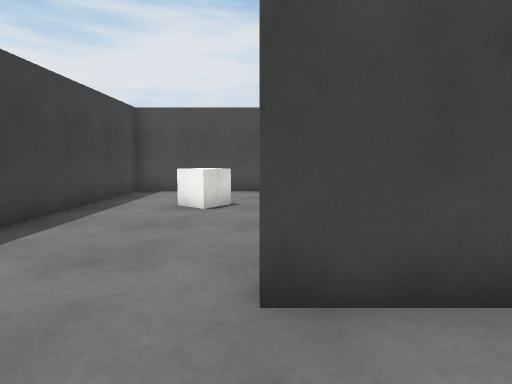
View 1 (above)

17 first-person views from a walk through a 3-D level made in the Unity game engine. The camera is 1.2 m above the floor, tilts 6° down and sees 80° across. The floor is counted in squares, 1 m on a side. Each view is taken from the middle of a square. On the plan, view 1 faces up. The plan holds only what a view shows up to about 13 squares ahead; the rest is blank. The place goes on beyond the plan. The player character is not drawn. Door leaves are left out, so doorways stand open. Surface patterns are stand-ins for the level's own textures.

View 2
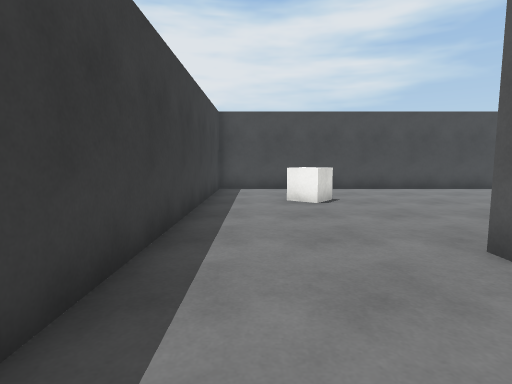

View 3
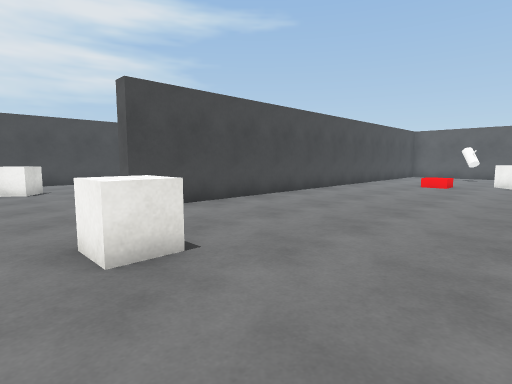

View 4
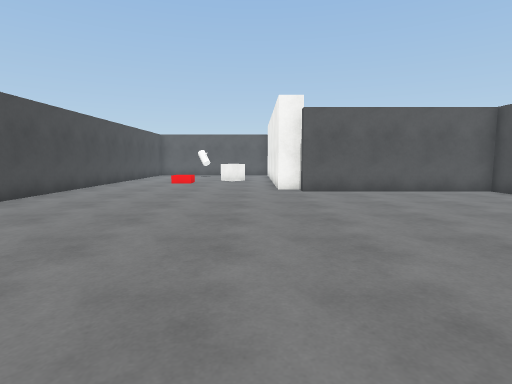

View 5
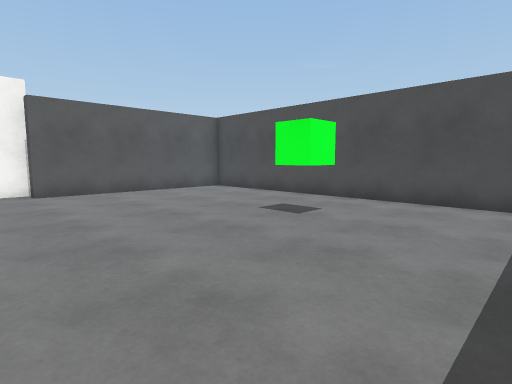

View 6
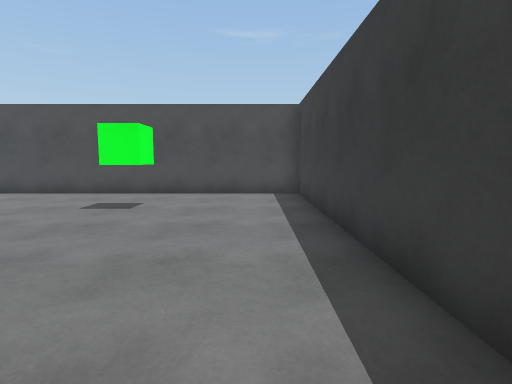

View 7
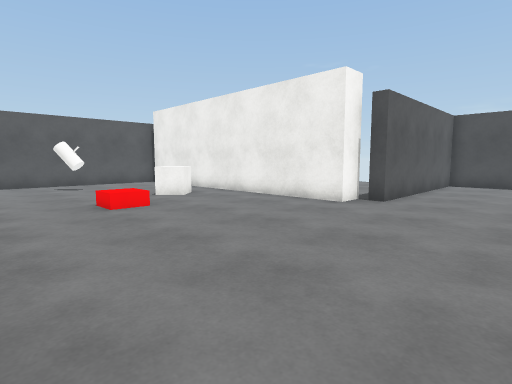

View 8
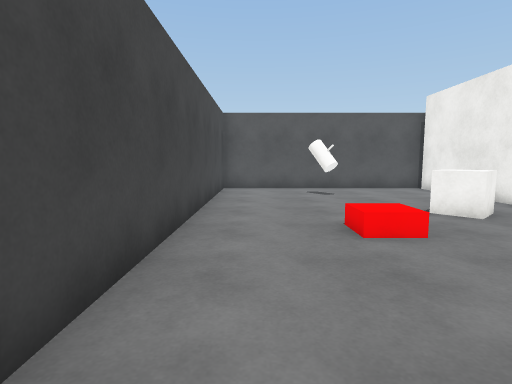

View 9
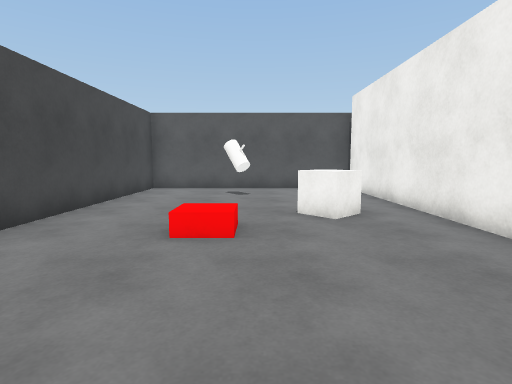

View 10
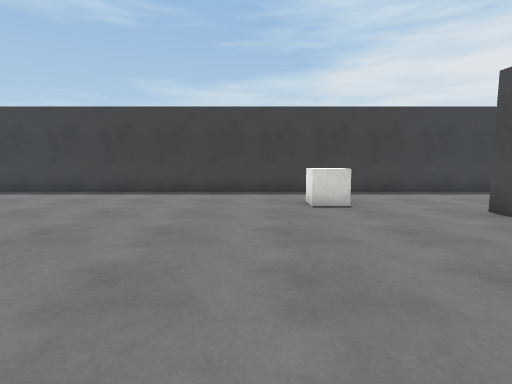

View 11
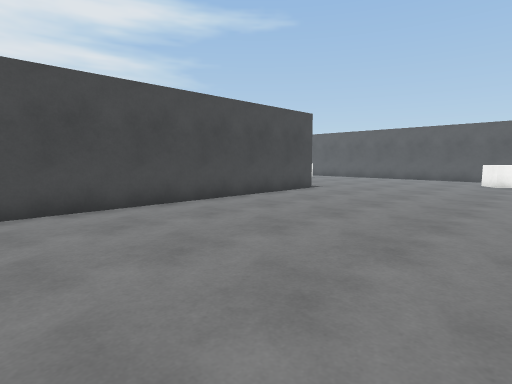

View 12
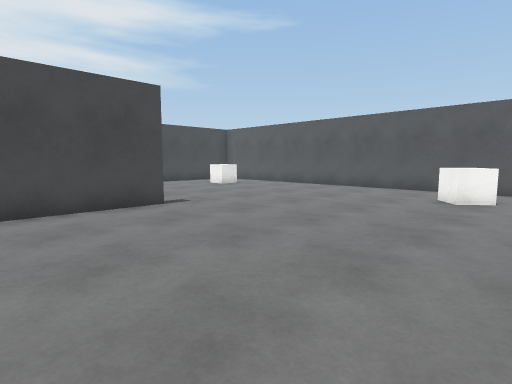

View 13
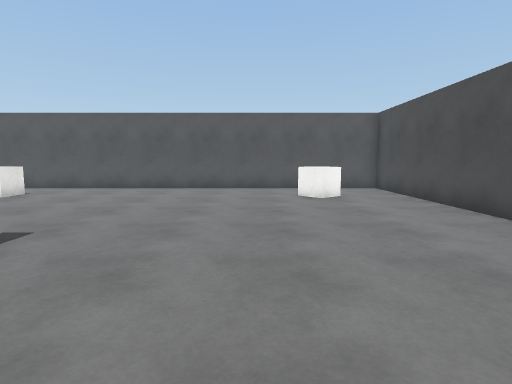

View 14
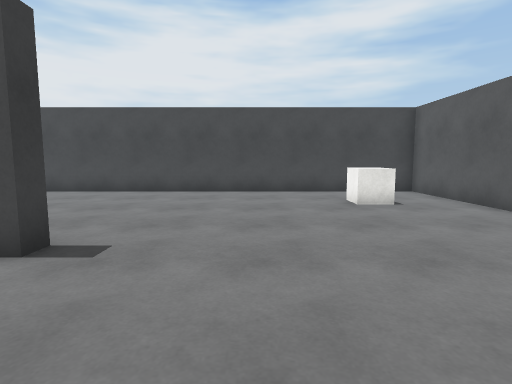

View 15
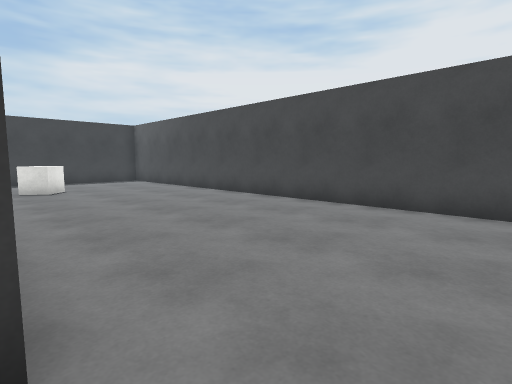

View 16
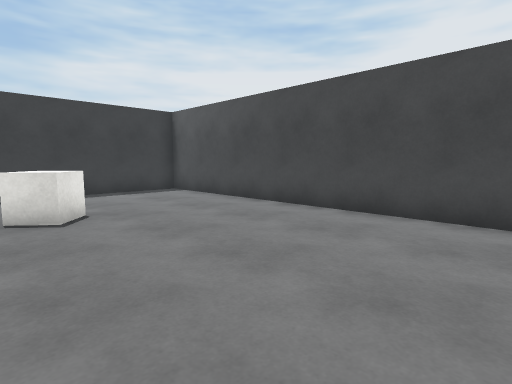

View 17
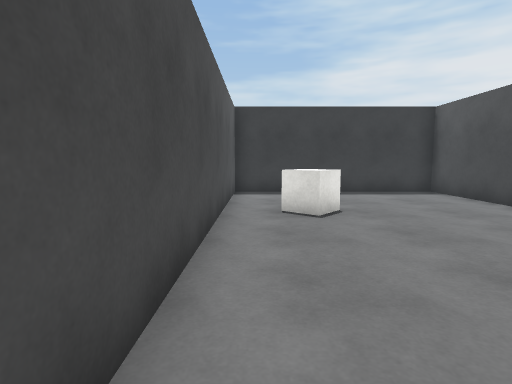

### Floor plan
Points are (right, up) in squares from view 1. A wall is a line through its corners. A room is listed if a view was taken in it or the views show most of it. See-through windows are left out.
Room 1 (views 1, 2, 3, 4, 5, 6, 7, 8, 9, 10, 11, 12, 13, 14, 15, 16, 17)
walls: (13, 2.9) (20, 2.9) (20, 19.6) (-4.5, 19.6) (-4.5, 12.1); (11.1, 12.2) (11.1, 11.7) (-4.5, 11.7) (-4.5, -14) (7.6, -14) (7.6, -6.8) (8.1, -6.8); (8.4, -7) (8.4, -5.9) (20, -5.9) (20, 2.4) (0, 2.4) (0, 3); (-4.2, 12.2) (6.1, 12.2)
objects: cube (-2, -1) to (-1, -1); cube (-2, 8) to (-1, 8); green box (0, -11) to (1, -11); cube (0, 14); other object (12, -1); cube (14, -4) to (14, -3); other object (17, -2) to (18, -1); cube (17, 6); cube (17, 17)

Where each view was taken, in squares from view 1:
view 1: 0 up, 0 right, facing up
view 2: 1 down, 3 left, facing up
view 3: 5 down, 3 left, facing up-right
view 4: 5 down, 4 left, facing right
view 5: 5 down, 4 left, facing down-right
view 6: 3 down, 3 left, facing down
view 7: 2 up, 4 right, facing down-right
view 8: 1 up, 7 right, facing right
view 9: 2 down, 7 right, facing right
view 10: 3 down, 7 right, facing left
view 11: 4 up, 0 right, facing up-right
view 12: 4 up, 7 right, facing up-right
view 13: 8 up, 7 right, facing right
view 14: 8 up, 14 right, facing up
view 15: 12 up, 13 right, facing up-left
view 16: 13 up, 7 right, facing up-left
view 17: 13 up, 7 right, facing left
